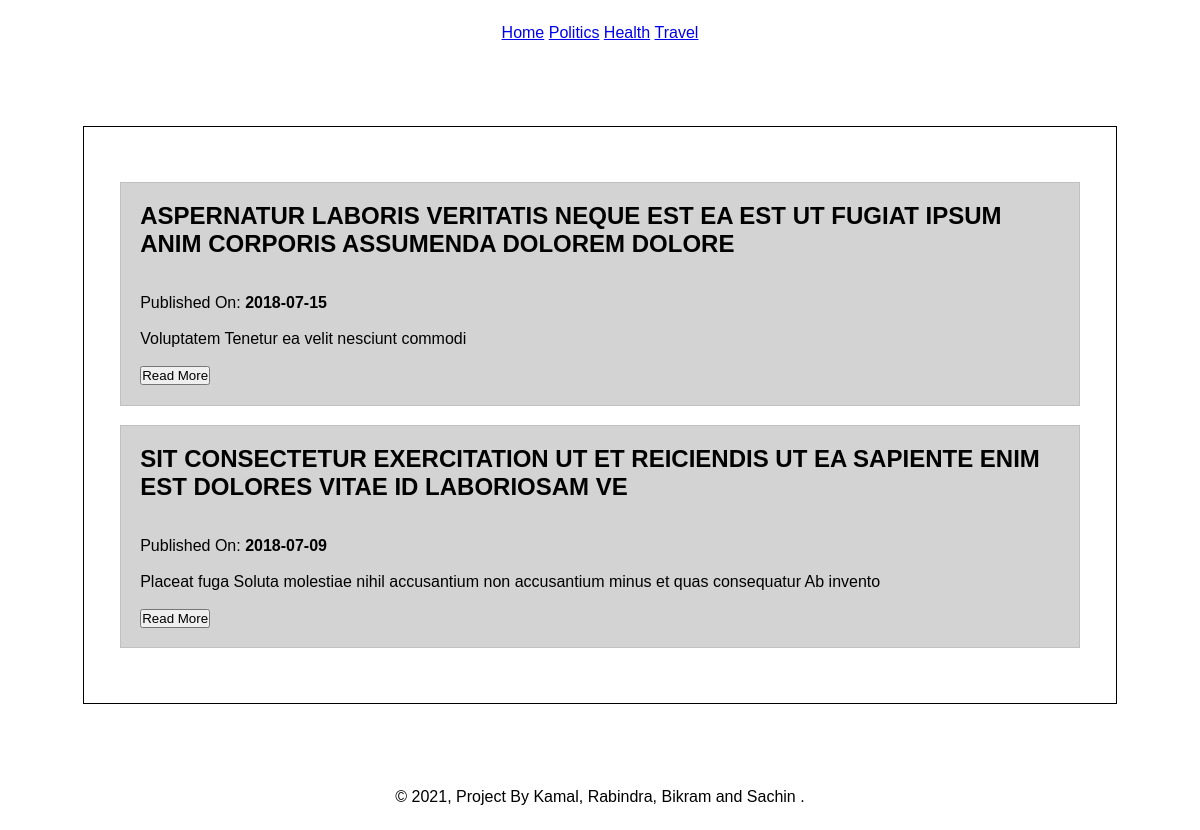
Page /category_blog.php?cat_id=6 on the committed database.
### tables this page shows
CREATE TABLE `tbl_categories` (
  `category_id` int(10) UNSIGNED NOT NULL,
  `category_title` varchar(100) NOT NULL,
  `category_description` varchar(255) NOT NULL,
  `is_active` tinyint(1) NOT NULL,
  `include_in_menu` tinyint(1) NOT NULL,
  `created_at` datetime NOT NULL,
  `updated_at` datetime NOT NULL
);

CREATE TABLE `tbl_blogs` (
  `blog_id` int(10) UNSIGNED NOT NULL,
  `blog_title` varchar(100) NOT NULL,
  `blog_description` text NOT NULL,
  `category_id` int(11) NOT NULL,
  `is_active` tinyint(1) NOT NULL,
  `featured_image` varchar(255) NOT NULL,
  `created_at` datetime NOT NULL,
  `updated_at` datetime NOT NULL
);

### category_blog.php (the view, shortened to what this page needs)
<?php
    include('config/constants.php');
    include('box/header.php');
?>
    <section class="main">
        <?php
            if(isset($_GET['cat_id']))
            {
                $category_id = $_GET['cat_id'];
            }
            else
            {
                header('location:'.SITEURL);
            }
            $query = "SELECT * FROM tbl_blogs WHERE is_active=1 && category_id = $category_id ORDER BY blog_id DESC";
            $res = mysqli_query($conn,$query);
            if($res==true)
            {
                $count_rows = mysqli_num_rows($res);
                if($count_rows>0)
                {
                    while($row=mysqli_fetch_assoc($res))
                    {
                        $blog_id = $row['blog_id'];
                        $blog_title = $row['blog_title'];
                        $blog_description = $row['blog_description'];
                        $created_at = $row['created_at'];
                        ?>
                        <div class="blog">
                            <h1><?php echo strtoupper($blog_title); ?></h1>
                            <br />
                            <br />
                            <p>
                                Published On: <strong><?php echo substr($created_at,0,10); ?></strong>
                            </p>
                            <br />
                            <p>
                                <?php echo substr($blog_description,0,100); ?>
                            </p>
                            <br />
                            <a href="<?php echo SITEURL; ?>blog_detail.php?blog_id=<?php echo $blog_id; ?>"><button>Read More</button></a>
                        </div>
                        <?php
                    }
                }
                else
                {
                    echo "Blog Not Added";
                }
            }
        ?>
    </section>
<?php
    include('box/footer.php');
?>

### box/header.php (shortened to what this page needs)
<!DOCTYPE html>
<html lang="en-US">
    <head>
        <link rel="stylesheet" type="text/css" href="<?php echo SITEURL; ?>assets/css/style.css" />
    </head>
    <body>
        <nav>
            <ul>
                <li>
                    <a href="index.php">Home</a>
                </li>
                <?php
                    $query = "SELECT * FROM tbl_categories WHERE is_active=1
                    AND include_in_menu=1";
                    $res = mysqli_query($conn, $query);
                    if($res==true)
                    {
                        $count_rows = mysqli_num_rows($res);
                        if($count_rows>0)
                        {
                            while($row=mysqli_fetch_assoc($res))
                            {
                                $category_id = $row['category_id'];
                                $category_title = $row['category_title'];
                                ?>
                                <li>
                                    <a href="<?php echo SITEURL; ?>category_blog.php?cat_id=<?php echo $category_id;?>"><?php echo $category_title; ?></a>
                                </li>
                                <?php
                            }
                        }
                    }
                ?>
            </ul>
        </nav>

### assets/css/style.css (style rules this page uses)
* { margin: 0 0; padding: 0 0; font-family: sans-serif,arial,helvetica; }
nav { text-align: center; padding: 2%; }
nav ul { list-style-type: none; }
nav ul li { display: inline; }
.main { width: 80%; border: 1px solid black; padding: 3%; margin: 5% auto; }
.main .blog { margin: 2% auto; padding: 2%; border: 1px solid silver; background-color: lightgrey; }

### rows in the picture
tbl_categories: category_title "Politics"
tbl_categories: category_title "Health"
tbl_categories: category_title "Travel"
tbl_blogs: blog_title "ASPERNATUR LABORIS VERITATIS NEQUE EST EA EST UT FUGIAT IPSUM ANIM CORPORIS ASSUMENDA DOLOREM DOLORE", created_at "2018-07-15", blog_description "Voluptatem Tenetur ea velit nesciunt commodi"
tbl_blogs: blog_title "SIT CONSECTETUR EXERCITATION UT ET REICIENDIS UT EA SAPIENTE ENIM EST DOLORES VITAE ID LABORIOSAM VE", created_at "2018-07-09", blog_description "Placeat fuga Soluta molestiae nihil accusantium non accusantium minus et quas consequatur Ab invento"
